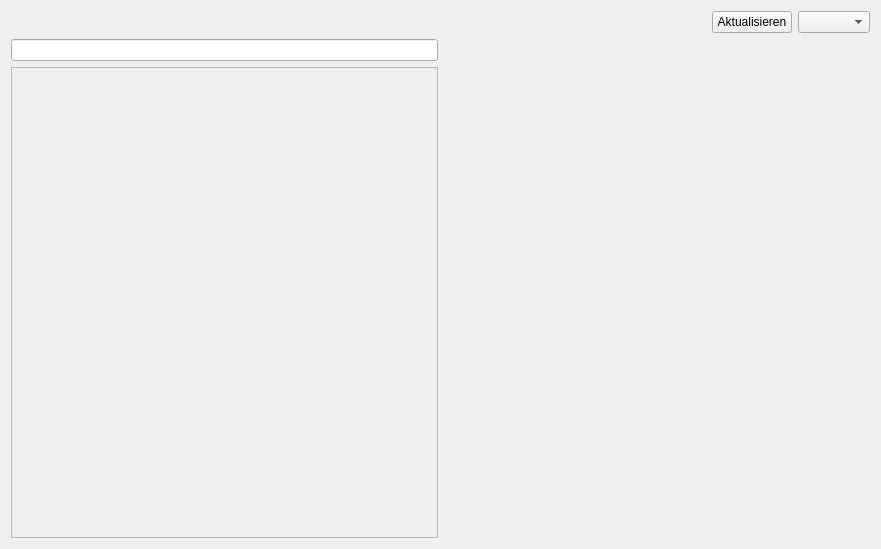
<?xml version="1.0" encoding="UTF-8"?>
<ui version="4.0">
 <class>Lagerstand</class>
 <widget class="QWidget" name="Lagerstand">
  <property name="geometry">
   <rect>
    <x>0</x>
    <y>0</y>
    <width>881</width>
    <height>549</height>
   </rect>
  </property>
  <property name="windowTitle">
   <string>Lagerstand</string>
  </property>
  <layout class="QVBoxLayout" name="verticalLayout">
   <item>
    <layout class="QHBoxLayout" name="horizontalLayout">
     <item>
      <spacer name="horizontalSpacer">
       <property name="orientation">
        <enum>Qt::Horizontal</enum>
       </property>
       <property name="sizeHint" stdset="0">
        <size>
         <width>40</width>
         <height>20</height>
        </size>
       </property>
      </spacer>
     </item>
     <item>
      <widget class="QPushButton" name="pushButton_refresh">
       <property name="text">
        <string>Aktualisieren</string>
       </property>
      </widget>
     </item>
     <item>
      <widget class="QComboBox" name="comboBox_period"/>
     </item>
    </layout>
   </item>
   <item>
    <layout class="QHBoxLayout" name="horizontalLayout_2">
     <item>
      <layout class="QVBoxLayout" name="verticalLayout_legend">
       <item>
        <widget class="QLineEdit" name="lineEdit_filterArticles">
         <property name="sizePolicy">
          <sizepolicy hsizetype="Minimum" vsizetype="Fixed">
           <horstretch>0</horstretch>
           <verstretch>0</verstretch>
          </sizepolicy>
         </property>
        </widget>
       </item>
       <item>
        <widget class="QScrollArea" name="scrollArea_articleSelection">
         <property name="sizePolicy">
          <sizepolicy hsizetype="Minimum" vsizetype="Expanding">
           <horstretch>0</horstretch>
           <verstretch>0</verstretch>
          </sizepolicy>
         </property>
         <property name="widgetResizable">
          <bool>true</bool>
         </property>
         <widget class="QWidget" name="scrollAreaWidgetContents">
          <property name="geometry">
           <rect>
            <x>0</x>
            <y>0</y>
            <width>424</width>
            <height>457</height>
           </rect>
          </property>
         </widget>
        </widget>
       </item>
      </layout>
     </item>
     <item>
      <widget class="ReportGraphicsViewWidget" name="graphicsView" native="true"/>
     </item>
    </layout>
   </item>
  </layout>
 </widget>
 <customwidgets>
  <customwidget>
   <class>ReportGraphicsViewWidget</class>
   <extends>QWidget</extends>
   <header>reports.reportGraphicsViewWidget</header>
   <container>1</container>
  </customwidget>
 </customwidgets>
 <resources/>
 <connections/>
</ui>
